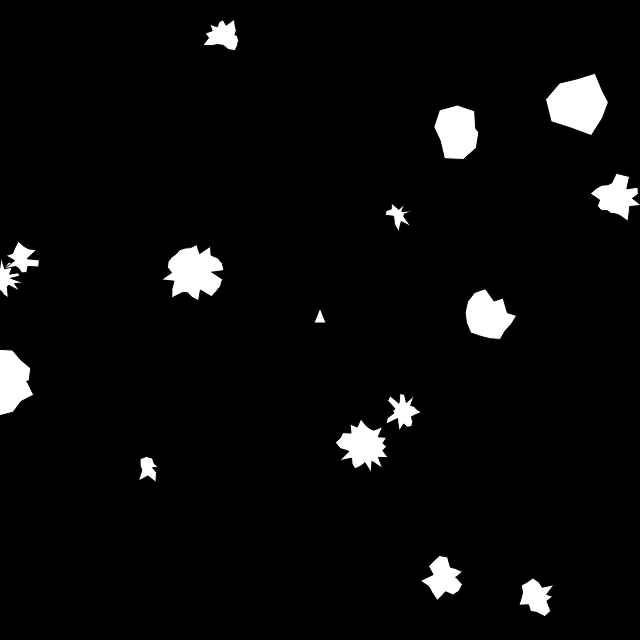
Frame 1 (no input)
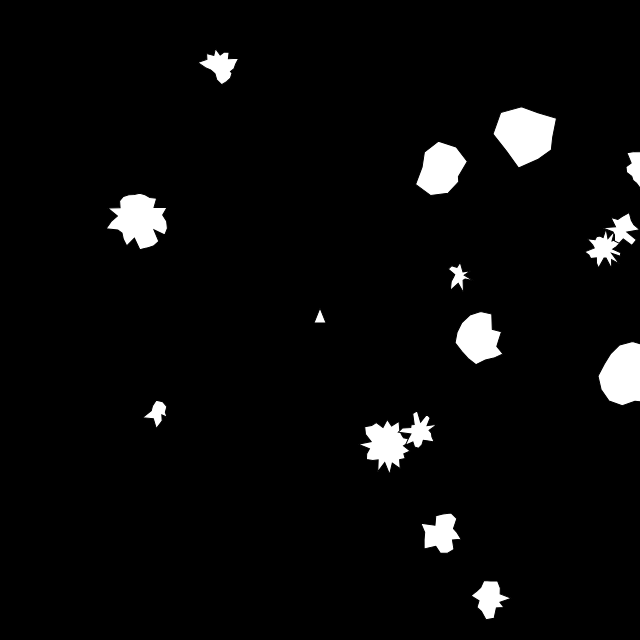
Frame 60 (no input)
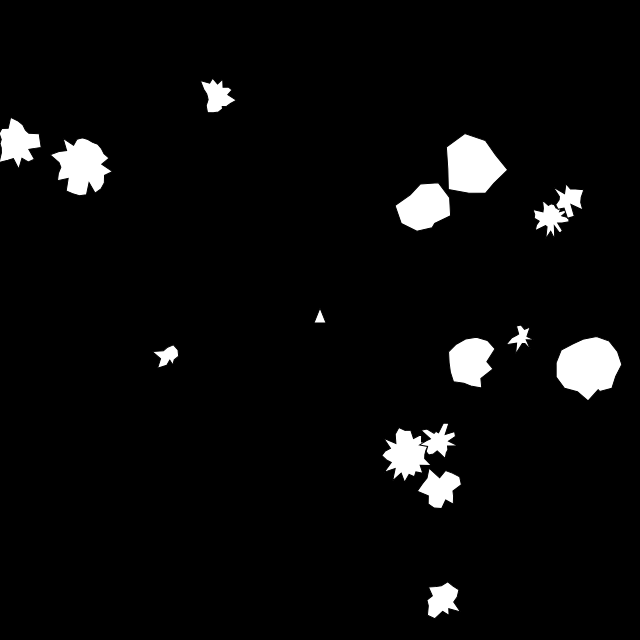
Frame 120 (the mouse pressed at the canvas centre since frame 60)

The p5.js sketch that drew these frames (run headless with seeded random() and noise() and a simulated clock; from frame 60 on, the mouse is pressed at the canvas centre):

// p5.js sketch
// ── sketch.js
let asteroids = [];
let spaceship;
const mass = 60;

let up = false;
let right = false;
let left = false;

function setup() {
  createCanvas(640, 640);
  spaceship = new Spaceship(width/2, height/2, 6);
  for (let i = 0; i < 15; i++) {
    asteroids.push(new Asteroid(random(width), random(height), 1, random(10, 30)));
  }
}

function draw() {
  background(0);

  spaceship.update();
  spaceship.show();

  for(asteroid of asteroids) {
    asteroid.render();
    asteroid.update();
  }

  if(up) {
    spaceship.boost();
  }

  if(right) {
    spaceship.rotate(0.1);
  }

  if(left) {
    spaceship.rotate(-0.1);
  }

  collisionDetection(asteroids);
}

function keyPressed() {
  if(keyCode == UP_ARROW) {
    up = true;
  }

  if(keyCode == RIGHT_ARROW) {
    right = true;
  }

  if(keyCode == LEFT_ARROW) {
    left = true;
  }
}

function keyReleased() {
  if(keyCode == UP_ARROW) {
    up = false;
  }

  if(keyCode == RIGHT_ARROW) {
    right = false;
  }

  if(keyCode == LEFT_ARROW) {
    left = false;
  }
}

// ── Asteroid.js
//The Asteroid Class

class Asteroid {
  constructor(x, y, mass, radius) {
    this.position = createVector(x, y);
    this.velocity = createVector(random(-1, 1), random(-1, 1));
    this.acceleration = createVector(random(0.1), random(0.1));
    this.mass = mass;
    this.radius = radius;
    this.total = random(5, 30);
    this.offset = []
    for(let i = 0; i < this.total; i++) {
      this.offset.push(random(-7, 7));
    }
    this.rotation = 0;
  }

  render() {
    push();
    stroke(0);
    fill(255);
    translate(this.position.x, this.position.y);
    rotate(this.rotation);
    beginShape();
    for (let i = 0; i < this.total; i++) {
      let angle = map(i, 0, this.total, 0, TWO_PI);
      //let r = this.offset[i];
      vertex((this.radius + this.offset[i]) * cos(angle), (this.radius + this.offset[i]) * sin(angle));
    }
    endShape(CLOSE);
    noFill()
    stroke(255, 0, 0);
    //ellipse(0, 0, this.maxfactor*this.size);
    pop();
  }

  applyForce(force) {
    var f = p5.Vector.div(force, this.mass);
    this.acceleration.add(f);
  }

  setVelocity(v) {
    this.velocity = v;
  }

  update() {
    this.velocity = this.velocity.add(this.acceleration);
    this.position = this.position.add(this.velocity);
    this.rotation += 0.01;
    this.acceleration.mult(0);

    if(this.position.x > width + this.radius) {
      this.position.x = 0;
      console.log('OFFSCREEN');
    } else if (this.position.x < 0 - this.radius) {
      this.position.x = width;
    }

    if(this.position.y > height + this.radius) {
      this.position.y = 0;
    } else if (this.position.y < 0 - this.radius) {
      this.position.x = height;
    }

  }
}

// ── Spaceship.js
// The Spaceship class

class Spaceship {
  constructor(x, y, size) {
    this.position = createVector(x, y);
    this.velocity = createVector(0, 0);
    this.acceleration = createVector(0, 0);
    this.size = size;
    this.angle = 0;
    this.up = createVector(0, -0.1);
  }

  boost() {
    this.applyForce(this.up);
  }

  rotate(rad) {
    this.angle += rad;
    this.up.rotate(rad);
  }

  applyForce(force) {
    this.acceleration.add(force);
  }

  update() {
    this.velocity.add(this.acceleration);
    this.position.add(this.velocity);
    this.acceleration.mult(0);
  }

  show() {
    push();
    translate(this.position.x, this.position.y);
    rotate(this.angle);
    beginShape()
    vertex(-this.size, this.size/2);
    vertex(0, -2*this.size);
    vertex(this.size, this.size/2);
    endShape(CLOSE);
    pop();
  }
}

// ── collisionDetection.js
//A basic collision detection algorithm

function collisionDetection(asteroids) {
  for(let i = 0; i < asteroids.length; i++) {
    for(let j = asteroids.length - 1 ; j >= i + 1; j--) {
      //Preliminary version is to approximate the two asteroids as circles
      let astA = asteroids[i];
      let astB = asteroids[j];
      let x = astA.position.x;
      let y = astA.position.y;
      let r = astA.radius;
      let x2 = astB.position.x;
      let y2 = astB.position.y;
      let r2 = astB.radius;

      if(dist(x, y, x2, y2) <= (r + r2)){
        let collisionNormal = p5.Vector.sub(astB.position, astA.position).normalize();
        let relativeVelocity = p5.Vector.sub(astB.velocity, astA.velocity);

        let velAlongNormal = p5.Vector.mult(relativeVelocity, collisionNormal);

        //Elasticity of collisions
        let e = 0.5;

        //Impulse Scalar
        let impulseScalar = p5.Vector.mult(velAlongNormal, (-(1 + e)));
        impulseScalar.div((1/astA.mass + 1/astB.mass));

        let impulse = p5.Vector.mult(collisionNormal, impulseScalar);
        astA.velocity.sub(impulse.mult(1/astA.mass));
        astB.velocity.add(impulse.mult(1/astB.mass));

        return true;
      }
    }
  }
  return false;
}
